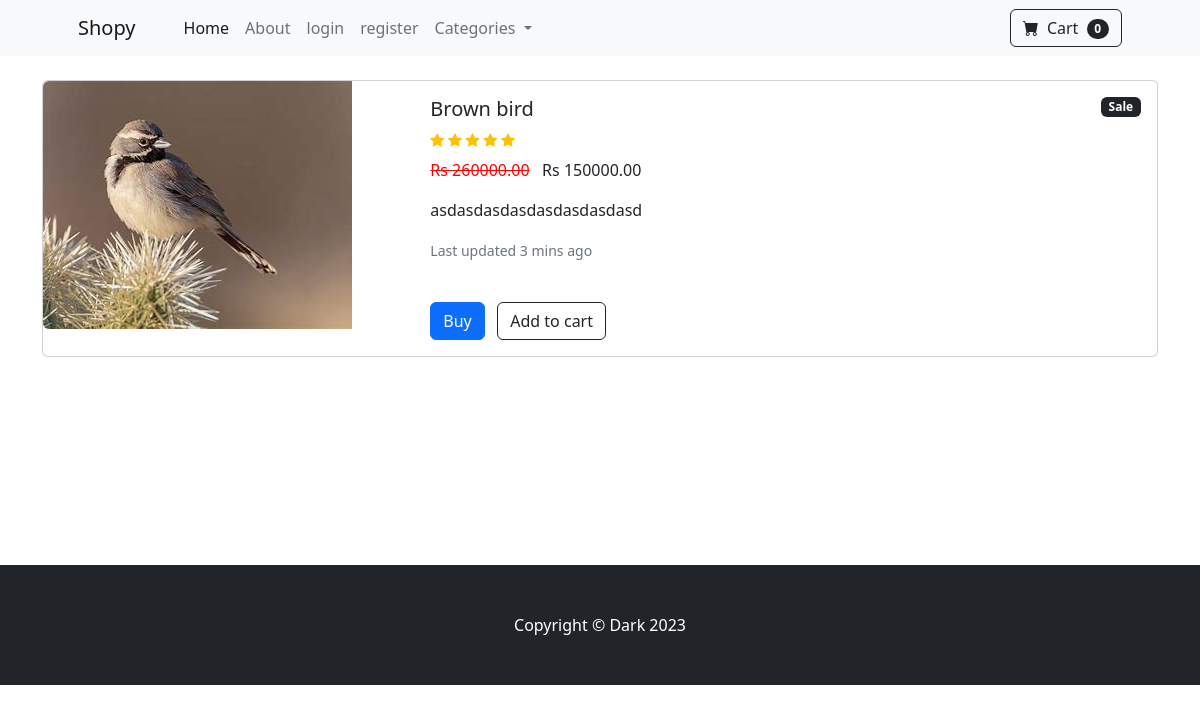
The page /product/7 on the database its author committed.
### base/models.py (models this page shows, shortened)
class Product(models.Model):
    name = models.CharField(max_length=100)
    price = models.DecimalField(default=0, decimal_places=2, max_digits=8)
    category = models.ForeignKey(Categories, on_delete=models.CASCADE, default=1)
    description = models.CharField(max_length=250, default='', blank=True, null=True)
    image = models.ImageField(upload_to='uploads/products/')  # Install Pillow for this
    is_sale = models.BooleanField(default=False)
    sale_price = models.DecimalField(default=0, decimal_places=2, max_digits=8)
    stars = models.IntegerField(validators=[MinValueValidator(1), MaxValueValidator(5)],  default=3)

### base/views.py (the view)
# urls.py: path('product/<int:pk>', views.product, name='product'),
def product(request, pk):
    product = Product.objects.get(pk=pk)
    return render(request, 'product.html', {'product': product})

### cart/context_processors.py (called while the page is built)
def cart(request):
    return {'cart': Cart(request)}

### Templates/product.html (shortened to what this page needs)
<!DOCTYPE html>
{% extends 'base.html' %}
{% block content %}
<br>
<div class="container">
<div class="card mb-3">
  <div class="row g-0">
    <div class="col-md-4">
      <img src="{{ product.image.url }}" class="img-fluid rounded-start" alt="...">
    </div>
    <div class="col-md-8">
      <div class="card-body">
          {% if product.is_sale %}
            <div class="badge bg-dark text-white position-absolute " style="top: 1rem; right: 1rem">Sale</div>
          {% endif %}
        <h5 class="card-title">{{ product.name }}</h5>
          <div class="d-flex  small text-warning mb-2">
           {% for _ in "x"|ljust:product.stars %}
                <div class="bi-star-fill"></div>&nbsp;
           {% endfor %}
            </div>
          <p>
         {% if product.is_sale %}
            <strike style="color: red;">Rs {{ product.price }}</strike>
            &nbsp;
            Rs {{ product.sale_price }}
         {% else %}
            Rs {{ product.price }}
         {% endif %}
          </p>
        <p class="card-text" style="text-align: justify;">{{ product.description }}</p>
        <p class="card-text"><small class="text-muted">Last updated 3 mins ago</small></p>
            <br>
          <a href="{% url 'home' %}" class="btn btn-primary">Buy</a>&nbsp;&nbsp;
          <a href="{% url 'home' %}" class="btn btn-outline-dark mt-auto">Add to cart</a>
      </div>
    </div>
  </div>
</div>
</div>
<br>
<br>
<br>
<br>
<br>
<br>
<br>
<br>
{%endblock%}

### rows shown on the page
Product: image (picture), name "Brown bird", stars 5 (drawn), price "260000.00", sale_price "150000.00", description "asdasdasdasdasdasdasdasd"
